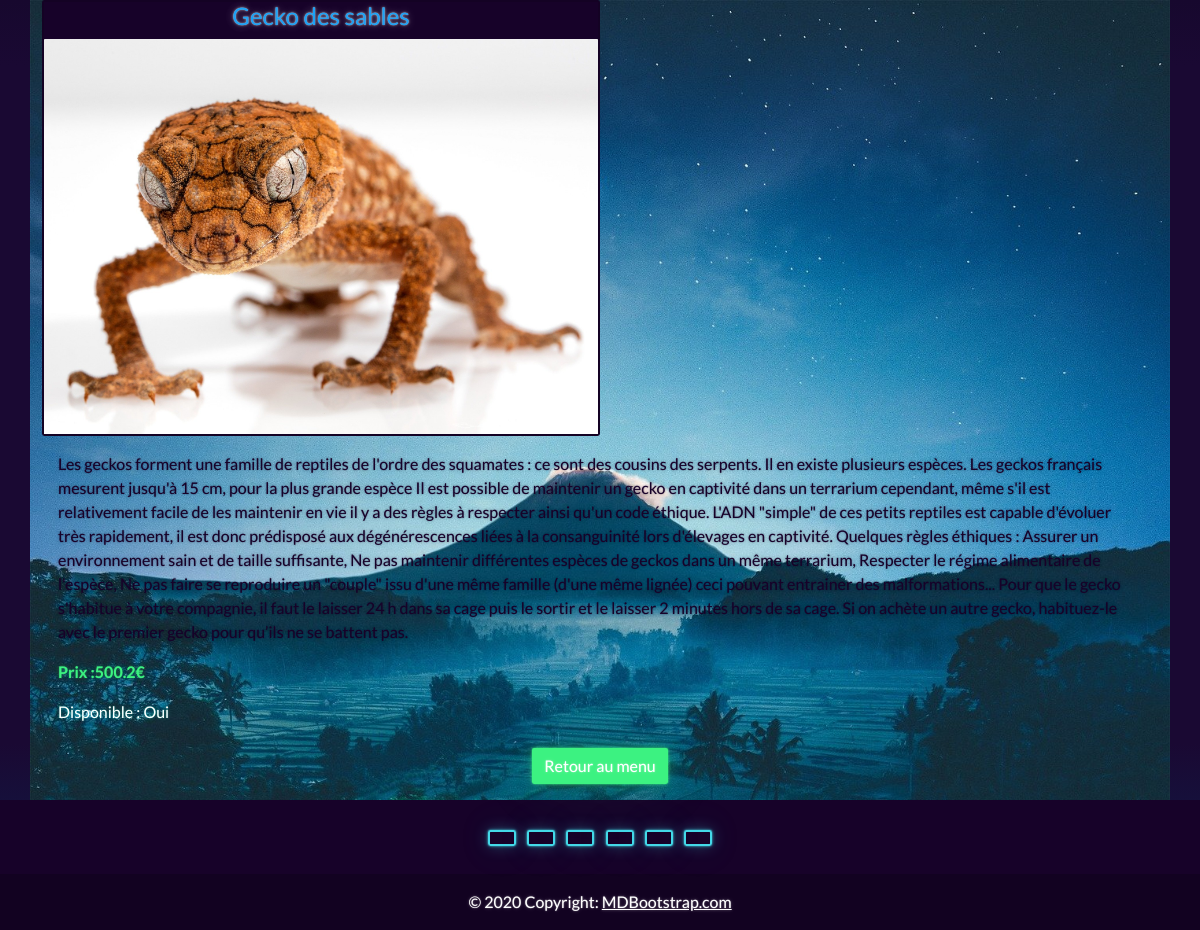
The page /pages/produit.php?id_produit=8 (signed in) on the database its author committed.
### tables this page shows
CREATE TABLE IF NOT EXISTS `produit` (
  `id_produit` int(11) NOT NULL AUTO_INCREMENT,
  `nom_produit` varchar(255) NOT NULL,
  `description_produit` text NOT NULL,
  `prix_produit` float NOT NULL,
  `stock_produit` tinyint(1) NOT NULL,
  `date_depot` datetime NOT NULL,
  `image_produit` varchar(255) NOT NULL,
  PRIMARY KEY (`id_produit`)
);

### pages/produit.php (the view, shortened to what this page needs)
<?php
if(isset($_SESSION['email'])){
?>
<!DOCTYPE html>
<html lang="fr">
<head>
    <link rel="stylesheet" href="../assets/css/bootstrap.css">
    <link rel="stylesheet" href="../assets/css/style.css">
</head>
<body>
<?php
$user = "root";
$pass = "";
$hote ="localhost";
$basededonne = "ecommerce";
try{
$baseProduit = new PDO("mysql:host=".$hote. ";dbname=".$basededonne. ";charset=UTF8", $user, $pass);
$baseProduit ->setAttribute(PDO::ATTR_ERRMODE, PDO::ERRMODE_EXCEPTION);
}catch(PDOException $e){
echo"erreur !" .$e->getMessage() . "</br>";
die();
}if($baseProduit){
    $sql = "SELECT * FROM produit WHERE id_produit = ?";
    $id_produit = $_GET['id_produit'];
    $request = $baseProduit->prepare($sql);
    $request->bindParam(1, $id_produit);
    $request->execute();
    $details = $request->fetch(PDO::FETCH_ASSOC);
}
?>
<div class="container" id="dragon">
                <div class="col">
                    <div class="card w-50 bg-dark rounded-top text-center">
                            <h4 class="card-title text-info"><?= $details['nom_produit']?></h4>
                            <img src="<?= $details['image_produit']?>" class="card-img-top img-fluid" alt="<?=$details['nom_produit']?>">
                    </div>
                </div>
                <div class="col">
                    <div class="card-body">
                                <p class="text-dark"><?= $details['description_produit']?></p>
                                <p class="text-success fw-bold">Prix :<?=$details['prix_produit']?>€</p>
                                <p>Disponible :
                                <?php
                                    if($details['stock_produit'] == true){
                                        echo "Oui";
                                    }else{
                                    echo "Non";
                                    }
                                  ?>
                                </p>
                            <div class="container d-flex justify-content-center text-center">
                                    <a href="menu.php" class="mt-2 btn btn-success">Retour au menu</a>
                            </div>
                    </div>
                </div>
</div>
<?php
} else{
    echo"<a href='' class='btn btn-warning'>Se connecter</a>";
    header('Location: ../index.php');
}
?>
<footer><?php require_once "footer.php";?></footer>
</body>
</html>

### assets/css/style.css (style rules this page uses)
#dragon { background-image: url(../img/bali.jpg); background-size: cover; }

### rows shown on the page
produit: nom_produit "Gecko des sables", image_produit (picture), description_produit "Les geckos forment une famille de reptiles de l'ordre des squamates : ce sont des cousins des serpents. Il en existe plusieurs espèces. Les geckos français mesurent jusqu'à 15 cm, pour la plus grande espèce Il est possible de maintenir un gecko en captivité dans un terrarium cependant, même s'il est relativement facile de les maintenir en vie il y a des règles à respecter ainsi qu'un code éthique. L'ADN \"simple\" de ces petits reptiles est capable d'évoluer très rapidement, il est donc prédisposé aux dégénérescences liées à la consanguinité lors d'élevages en captivité. Quelques règles éthiques : Assurer un environnement sain et de taille suffisante, Ne pas maintenir différentes espèces de…", prix_produit "500.2"
